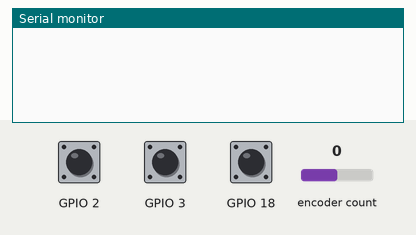
A program run on a simulated ESP32-S2. Parts: the last lines printed to the serial monitor. Inputs (shaded band) come from the test bench; at power-on: encoder count 0, GPIO 2 HIGH, GPIO 3 HIGH, GPIO 18 HIGH.

Above: at 1.2 s.
1.3 s: encoder count set to 1
At 2.5 s:
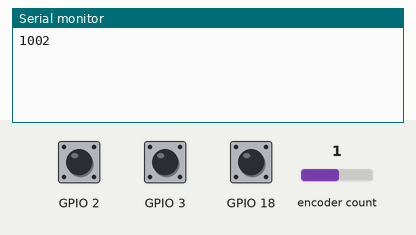
2.8 s: GPIO 2 pulled LOW for 0.15 s
At 4.0 s:
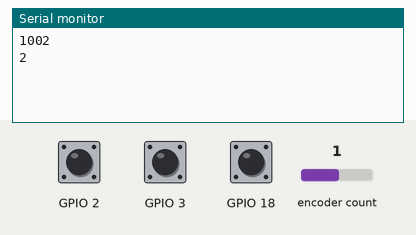
4.4 s: GPIO 3 pulled LOW for 0.15 s
At 5.4 s:
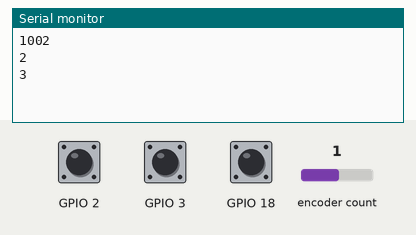
6.0 s: GPIO 18 pulled LOW for 0.15 s
At 7.3 s:
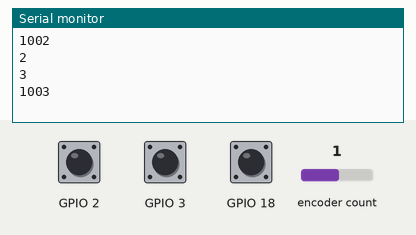
7.6 s: GPIO 18 pulled LOW for 1 s
At 9.2 s:
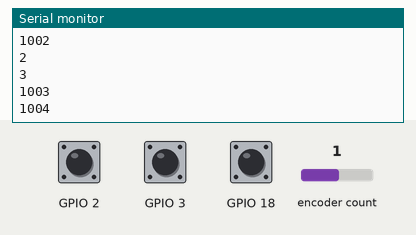
10.1 s: encoder count set to 0
At 10.5 s:
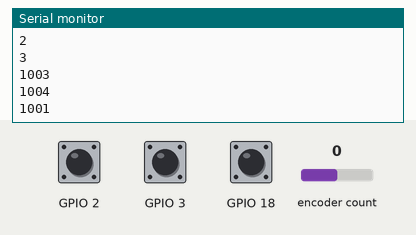
Timing chart, 0 to 12.6 s (numbered marks = the images above; inputs shaded):
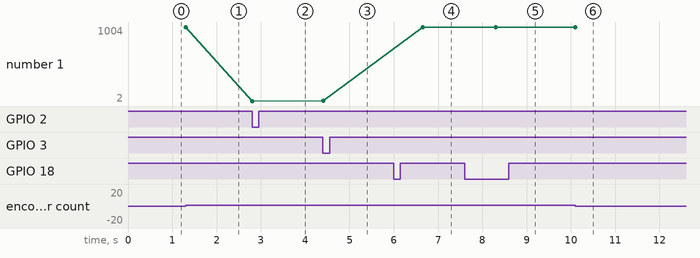

The program:

main.cpp
```cpp
#include <Arduino.h>

#define CLK 16
#define DT 17
#define SW 18

boolean button1WasUp = true;   // переменные для считывания нажатия на кнопки
boolean button2WasUp = true;

#include "GyverEncoder.h"
Encoder enc1(CLK, DT, SW);  // для работы c кнопкой

void setup() {
  Serial.begin(9600);
  enc1.setType(TYPE2);

  pinMode(2, INPUT_PULLUP);   // подключаем тактовые кнопки
  pinMode(3, INPUT_PULLUP);

  Serial.begin(9600);
}

void loop() {
	// обязательная функция отработки. Должна постоянно опрашиваться
  enc1.tick();

  if (enc1.isTurn()) {     // если был совершён поворот (индикатор поворота в любую сторону)
    // ваш код
  }

  if (enc1.isRight()) Serial.println("1002");         // если был поворот
  if (enc1.isLeft()) Serial.println("1001");

  if (enc1.isRightH()) Serial.println("1006"); // если было удержание + поворот
  if (enc1.isLeftH()) Serial.println("1005");

  //if (enc1.isPress()) Serial.println("Press");         // нажатие на кнопку (+ дебаунс)
  //if (enc1.isRelease()) Serial.println("Release");     // то же самое, что isClick

  // if (enc1.isClick()) Serial.println("Click");         // одиночный клик
  if (enc1.isSingle()) Serial.println("1003");       // одиночный клик (с таймаутом для двойного)
  if (enc1.isDouble()) Serial.println("1007");       // двойной клик


  if (enc1.isHolded()) Serial.println("1004");       // если была удержана и энк не поворачивался
  // if (enc1.isHold()) Serial.println("Hold");         // возвращает состояние кнопки

  boolean button1IsUp = digitalRead(2);   // узнаем текущее состояние кнопок
  boolean button2IsUp = digitalRead(3);

  // если кнопка 1 была нажата, увеличиваем переменную "x"
  if (button1WasUp && !button1IsUp) {
    delay(10);
    // button1IsUp = digitalRead(8);
    if (!button1IsUp) { Serial.println("2"); }
  }
  button1WasUp = button1IsUp; // запоминаем состояние кнопки 1

  // если кнопка 2 была нажата, уменьшаем переменную "x"
  if (button2WasUp && !button2IsUp) {
    delay(10);
    // button2IsUp = digitalRead(10);
    if (!button2IsUp) {Serial.println("3"); }
  }
  button2WasUp = button2IsUp; // запоминаем состояние кнопки 2
}
```

Measured:
- after the input at 1.3 s, the serial monitor: prints a new line at once (image 1)
- after the input at 2.8 s, the serial monitor: prints a new line at once (image 2)
- after the input at 4.4 s, the serial monitor: prints a new line at once (image 3)
- after the input at 6.0 s, the serial monitor: prints a new line after 0.65 s (image 4)
- after the input at 7.6 s, the serial monitor: prints a new line after 0.70 s (image 5)
- after the input at 10.1 s, the serial monitor: prints a new line at once (image 6)
- plotted number 1: 1002 → 2 after the input at 2.8 s, 2 → 3 after the input at 4.4 s, 3 → 1003 after the input at 6.0 s, 1003 → 1004 after the input at 7.6 s, 1004 → 1001 after the input at 10.1 s
